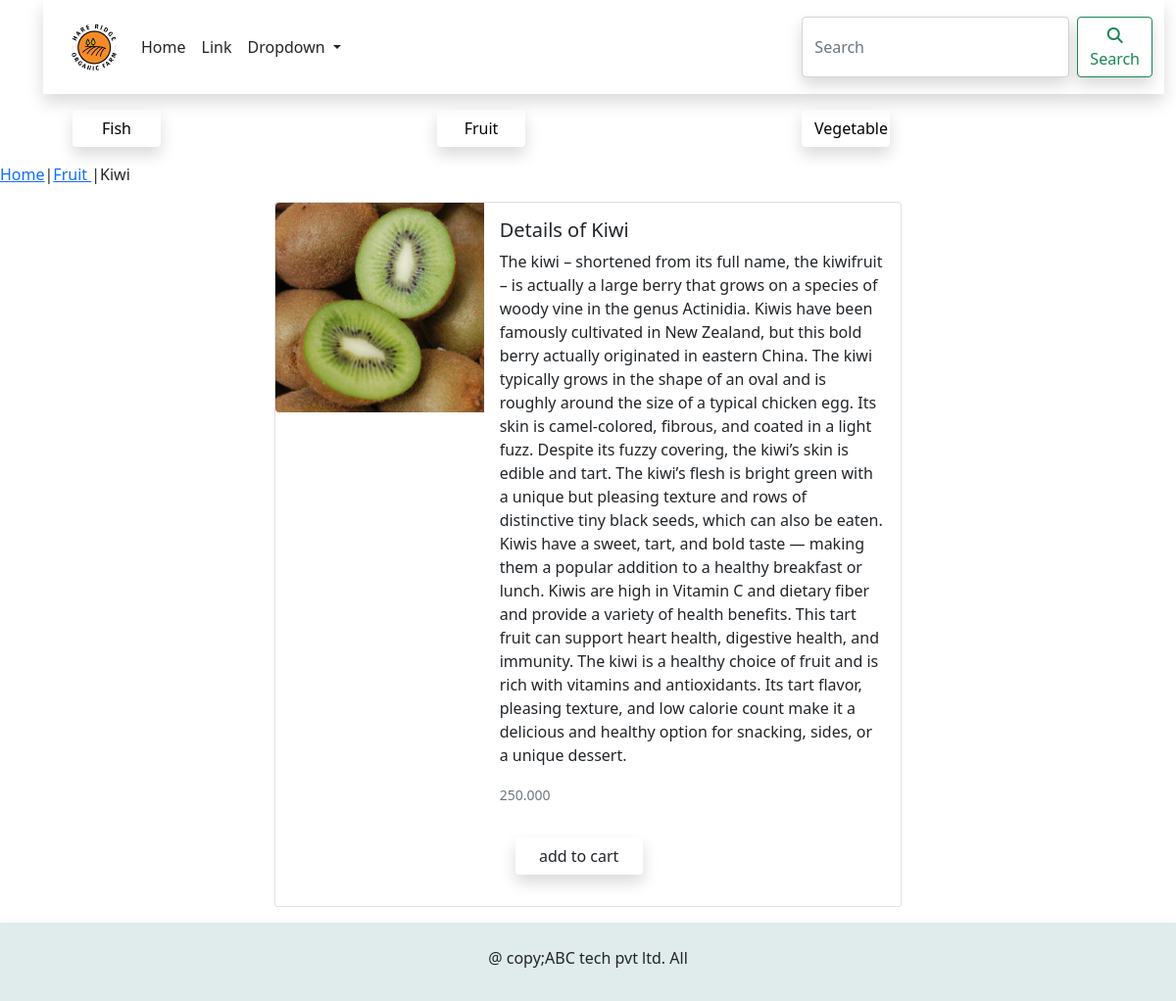
The app's page /farm/fruit/kiwi/ with its own data.
### farm_main/models.py (models this page shows, shortened)
class Category(models.Model):
    name = models.CharField(max_length=250,unique=True)
    slug = models.SlugField(max_length=250,unique=True)
    description = models.TextField(blank=True)
    image = models.ImageField(upload_to='category_images',blank=True)
    class Meta:
        ordering = ('name',)
        verbose_name = 'category'
        verbose_name_plural = 'categories'
    def get_url(self):
        return reverse('farm_main:product_by_category', args=[self.slug])
    def __str__(self):
        return self.name

class Product(models.Model):
    name = models.CharField(max_length=250,unique=True)
    slug = models.SlugField(max_length=250,unique=True)
    description = models.TextField(blank=True)
    price = models.DecimalField(max_digits=10, decimal_places=3)
    category = models.ForeignKey(Category, on_delete=models.CASCADE)
    image = models.ImageField(upload_to='products_image', blank=True)
    stock = models.IntegerField()
    available = models.BooleanField(default=True)
    created = models.DateTimeField(auto_now_add=True)
    updated = models.DateTimeField(auto_now_add=True)
    class Meta:
        ordering = ('name',)
        verbose_name = 'Product'
        verbose_name_plural = 'Products'

### farm_main/views.py (the view)
# urls.py: path('<slug:c_slug>/<slug:product_slug>/', views.proDetail, name='productCategoryDetail')
def proDetail(request,c_slug,product_slug):
    try:
        product = Product.objects.get(category__slug=c_slug,slug = product_slug)
    except Exception as e:
        raise e
    return render(request,'product.html',{'product':product})

### cart/context_processors.py (called while the page is built)
def counter(request):
    item_count = 0
    if 'admin' in request.path:
        return {}
    else:
        try:
            cart = Cart.objects.filter(cart_id=_cart_id(request))
            cart_items = CartItem.objects.all().filter(cart=cart[:1])
            for cart_item in cart_items:
                item_count += cart_item.quantity
        except Cart.DoesNotExist:
            item_count = 0
    return dict(item_count = item_count)

### cart/views.py (called while the page is built)
def _cart_id(request):
    cart = request.session.session_key
    if not cart:
        cart = request.session.create()
    return cart

### farm_main/context_processors.py (called while the page is built)
def menu_links(request):
    links = Category.objects.all()
    return dict(links=links)

### templates/product.html (shortened to what this page needs)
{% extends 'base.html' %}
{% load static %}
{% block content %}
<div>
    <p><a href="{% url 'farm_main:allprodcat' %}">Home</a>|<a href="{{product.category.get_url}}">{{product.category}}
    </a>|{{product.name}}</p>
</div>
<div class="card mb-3" style="max-width: 640px;margin-left:auto;margin-right:auto;">
  <div class="row g-0">
    <div class="col-md-4">
      <img src="{{product.image.url}}" class="img-fluid rounded-start" alt="{{product.name}}">
    </div>
    <div class="col-md-8">
      <div class="card-body">
        <h5 class="card-title">Details of {{product.name}}</h5>
        <p class="card-text">{{product.description}}</p>
        <p class="card-text"><small class="text-muted">{{product.price}}</small></p>
          <div>
        {% if product.stock <= 0 %}
        <p><b>out of stock</b></p>
        {% else %}
        <a style="width:130px;" class="btn shadow my-3 mx-3" href="{% url 'cart:add_cart' product.id %}">add to cart</a>
        </div>
        </div>
        {% endif %}
    </div>
  </div>
</div>
{% endblock %}

### templates/nav.html (shortened to what this page needs)
{% load static %}
<nav class="container-fluid">
    <ul style="width:100%">
        <nav class="navbar navbar-expand-lg bg-body-tertiary shadow">
  <div class="container-fluid">
      <header>
    <center>
        <img src="{% static 'img/logo1.png' %}" alt="logoimage" style="height:80px;">
    </center>
</header>
    <div class="collapse navbar-collapse text-dark" id="navbarSupportedContent">
      <ul class="navbar-nav me-auto mb-2 mb-lg-0">
        <li class="nav-item">
          <a class="nav-link active text-dark" href="{% url 'farm_main:allprodcat' %}">Home</a>
        </li>
        <li class="nav-item">
          <a class="nav-link text-dark" href="#">Link</a>
        </li>
        <li class="nav-item dropdown">
          <a class="nav-link dropdown-toggle text-dark" href="#" role="button" data-bs-toggle="dropdown" aria-expanded="false">
            Dropdown
          </a>
        </li>
      </ul>
      <form class="d-flex" role="search" action="{% url 'searchapp:search' %}" method="get">
        <input class="form-control me-2 shadow" type="search" placeholder="Search" aria-label="Search" name="q">
        <button class="btn btn-outline-success shadow" type="submit"><i class="fa-solid fa-magnifying-glass"></i>Search</button>
      </form>
    </div>
  </div>
</nav>
        <div class="container">
            {% for cat in links %}
        <div class="col-4" style="float:left;">
        <button style="width:90px;" class="btn shadow my-3 mx-3"><a id="link" href="{{cat.get_url}}">{{cat.name}}</a></button>
        </div>
            {% endfor %}
        </div>
    </ul>
</nav>

### templates/base.html (style rules this page uses)
#link { text-decoration:none;color:black; }

### records on screen
Category: name "Fish"
Category: name "Fruit"
Category: name "Vegetable"
Product: category "Fruit", name "Kiwi", image (picture), description "The kiwi – shortened from its full name, the kiwifruit – is actually a large berry that grows on a species of woody vine in the genus Actinidia. Kiwis have been famously cultivated in New Zealand, but this bold berry actually originated in eastern China. The kiwi typically grows in the shape of an oval and is roughly around the size of a typical chicken egg. Its skin is camel-colored, fibrous, and coated in a light fuzz. Despite its fuzzy covering, the kiwi’s skin is edible and tart. The kiwi’s flesh is bright green with a unique but pleasing texture and rows of distinctive tiny black seeds, which can also be eaten. Kiwis have a sweet, tart, and bold taste — making them a popular addition…", price "250.000"
